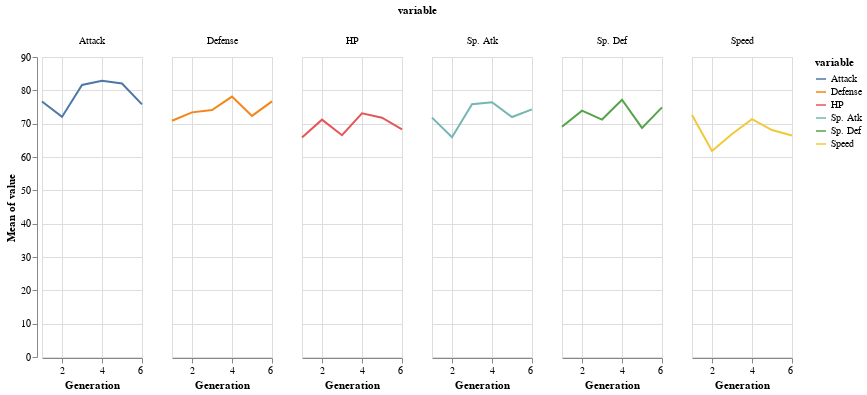

Source (notebook cell):
### Code cell
alt.Chart(melted).mark_line().encode(
    x='Generation',
    y='mean(value)',
    color='variable',
    column='variable'
).properties(width=100)

### Figure 1 — Vega-Lite specification as saved in the notebook (floating-point values rounded to 4 significant figures; data arrays with more than 128 entries replaced by an {"elided": "..."} marker saying what was removed)
{"$schema": "https://vega.github.io/schema/vega-lite/v3.4.0.json", "config": {"mark": {"tooltip": null}, "view": {"height": 300, "width": 400}}, "data": {"name": "data-c8a641b157c40bdf75c313ce95b703b2"}, "datasets": {"data-c8a641b157c40bdf75c313ce95b703b2": {"elided": "4800 records"}}, "encoding": {"color": {"field": "variable", "type": "nominal"}, "column": {"field": "variable", "type": "nominal"}, "x": {"field": "Generation", "type": "quantitative"}, "y": {"aggregate": "mean", "field": "value", "type": "quantitative"}}, "mark": "line", "width": 100}
